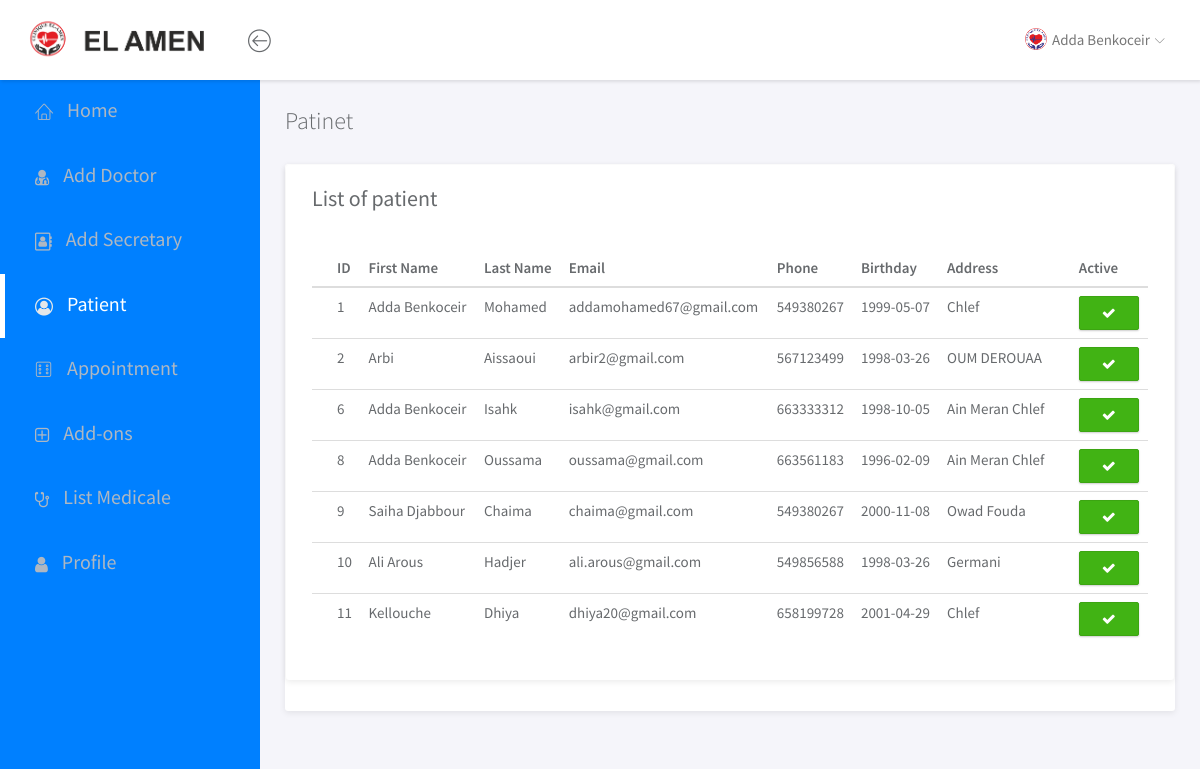
The page /special/Admin/patient.php (signed in) on the database its author committed.
### tables this page shows
CREATE TABLE `patent` (
  `ID_pat` int(11) NOT NULL,
  `nom_pat` varchar(50) NOT NULL,
  `pre_pat` varchar(50) NOT NULL,
  `date_niss_pat` date NOT NULL,
  `sexe_pat` varchar(10) NOT NULL,
  `tel_pat` int(10) NOT NULL,
  `address_pat` varchar(255) NOT NULL,
  `email_pat` varchar(50) NOT NULL,
  `pass_pat` varchar(50) NOT NULL
);

### special/Admin/patient.php (the view, shortened to what this page needs)
<?php
include_once "include/conn_db.php";
?>
<!doctype html>
<html lang="en">
<head>
	<link rel="stylesheet" href="assets/vendor/bootstrap/css/bootstrap.min.css">
	<link rel="stylesheet" href="assets/vendor/font-awesome/css/font-awesome.min.css">
	<link rel="stylesheet" href="assets/vendor/linearicons/style.css">
	<link rel="stylesheet" href="assets/vendor/toastr/toastr.min.css">
	<link rel="stylesheet" href="assets/css/main.css">
	<link rel="stylesheet" href="assets/css/demo.css">
</head>
<body>
	<div id="wrapper">
		<nav class="navbar navbar-default navbar-fixed-top">
			<div class="brand">
			   <a href="index.php"><img style="width: 200px; " src="photo/top_head_layout.png" alt=" Logo" class="logo"></a>
			</div>
			<div class="container-fluid">
				<div class="navbar-btn">
					<button type="button" class="btn-toggle-fullwidth"><i class="lnr lnr-arrow-left-circle"></i></button>
				</div>
				<div id="navbar-menu">
					<ul class="nav navbar-nav navbar-right">
						<li class="dropdown">
						<a href="#" class="dropdown-toggle" data-toggle="dropdown"><img src="photo/Logo Alaman.png" class="img-circle" alt="Avatar"> <span><?php echo $_SESSION['nom_med'] ?></span> <i class="icon-submenu lnr lnr-chevron-down"></i></a>
						</li>
					</ul>
				</div>
			</div>
		</nav>
		<div id="sidebar-nav" class="sidebar">
			<div class="sidebar-scroll">
				<nav>
				<ul class="nav">
					    <li><a href="index.php" class=""><i class="lnr lnr-home"></i> <span>Home</span></a></li>
						<li><a href="adddoctor.php" class=""><i class="fa fa-user-md"></i> <span>Add Doctor</span></a></li>
						<li><a href="addsecretary.php" class=""><i class="fa fa-address-book-o"></i> <span>Add Secretary</span></a></li>
						<li><a href="patient.php" class="active"><i class="fa fa-user-circle-o"></i> <span>Patient</span></a></li>
						<li><a href="tables.php" class=""><i class="lnr lnr-dice"></i> <span>Appointment</span></a></li>
						<li><a href="adda.php" class=""><i class="fa fa-plus-square-o"></i> <span>Add-ons</span></a></li>
						<li><a href="medical.php" class=""><i class="fa fa-stethoscope"></i> <span>List Medicale</span></a></li>
						<li><a href="page-profile.php" class=""><i class="fa fa-user"></i> <span>Profile</span></a></li>
					</ul>
				</nav>
			</div>
		</div>
		<div class="main">
			<div class="main-content">
				<div class="container-fluid">
					<h3 class="page-title">Patinet</h3>
					<div id="toastr-demo" class="panel">
					<div class="row">
						<div class="col-md-12">
							<div class="panel panel-headline">
								<div class="panel-heading">
									<h3 class="panel-title">List of patient</h3>
								</div>
								<div class="panel-body">
		<table class="table">
			<thead class="thead-light">
			  <tr>
				<th>ID</th>
				<th>First Name</th>
				<th>Last Name</th>
				<th>Email</th>
				<th>Phone</th>
				<th>Birthday</th>
				<th>Address</th>
				<th>Active</th>
			  </tr>
			</thead>
			<tbody>
			  <?php
				$query = "SELECT * FROM `patent` ";
				$result = mysqli_query($conn, $query);
				   if(mysqli_num_rows($result) > 0){
					  while($row = mysqli_fetch_assoc($result)){
							  echo
							  "<td>". $row["ID_pat"]."</td>".
							  "<td>". $row["nom_pat"]."</td>".
							  "<td>". $row["pre_pat"]."</td>".
							  "<td>". $row["email_pat"]."</td>".
					 		  "<td>". $row["tel_pat"]."</td>".
							  "<td>". $row["date_niss_pat"].
							  "<td>". $row["address_pat"]."</td>";
							  ?>
							 <td>
							 <button type="button" class="btn btn-success btn-toastr" data-context="success" data-message="This is existing patient" data-position="top-right"><i class="fa fa-check"></i></button>
							</td>
							 <?php
						}
				  }else {echo '<div class="alert alert-danger alert-dismissible" role="alert">there is no history for this patient</div>' ;}
				?>
			</tbody>
		  </table>
								</div>
							</div>
						</div>
						</div>
					</div>
				</div>
			</div>
		</div>
	</div>
</body>
</html>

### rows shown on the page
patent: ID_pat "1", nom_pat "Adda Benkoceir", pre_pat "Mohamed", email_pat "addamohamed67@gmail.com", tel_pat "549380267", date_niss_pat "1999-05-07", address_pat "Chlef"
patent: ID_pat "2", nom_pat "Arbi", pre_pat "Aissaoui", email_pat "arbir2@gmail.com", tel_pat "567123499", date_niss_pat "1998-03-26", address_pat "OUM DEROUAA"
patent: ID_pat "6", nom_pat "Adda Benkoceir", pre_pat "Isahk", email_pat "isahk@gmail.com", tel_pat "663333312", date_niss_pat "1998-10-05", address_pat "Ain Meran Chlef"
patent: ID_pat "8", nom_pat "Adda Benkoceir", pre_pat "Oussama", email_pat "oussama@gmail.com", tel_pat "663561183", date_niss_pat "1996-02-09", address_pat "Ain Meran Chlef"
patent: ID_pat "9", nom_pat "Saiha Djabbour", pre_pat "Chaima", email_pat "chaima@gmail.com", tel_pat "549380267", date_niss_pat "2000-11-08", address_pat "Owad Fouda"
patent: ID_pat "10", nom_pat "Ali Arous", pre_pat "Hadjer", email_pat "ali.arous@gmail.com", tel_pat "549856588", date_niss_pat "1998-03-26", address_pat "Germani"
patent: ID_pat "11", nom_pat "Kellouche", pre_pat "Dhiya", email_pat "dhiya20@gmail.com", tel_pat "658199728", date_niss_pat "2001-04-29", address_pat "Chlef"

### other values the page prints
$_SESSION['nom_med'] "Adda Benkoceir"
